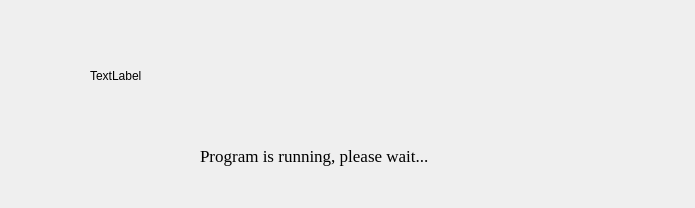
<?xml version="1.0" encoding="UTF-8"?>
<ui version="4.0">
 <class>Dialog</class>
 <widget class="QDialog" name="Dialog">
  <property name="geometry">
   <rect>
    <x>0</x>
    <y>0</y>
    <width>695</width>
    <height>208</height>
   </rect>
  </property>
  <property name="windowTitle">
   <string>Dialog</string>
  </property>
  <widget class="QLabel" name="label">
   <property name="geometry">
    <rect>
     <x>90</x>
     <y>30</y>
     <width>551</width>
     <height>91</height>
    </rect>
   </property>
   <property name="text">
    <string>TextLabel</string>
   </property>
  </widget>
  <widget class="QLabel" name="label_2">
   <property name="geometry">
    <rect>
     <x>200</x>
     <y>140</y>
     <width>341</width>
     <height>31</height>
    </rect>
   </property>
   <property name="font">
    <font>
     <family>Times New Roman</family>
     <pointsize>13</pointsize>
    </font>
   </property>
   <property name="text">
    <string>Program is running, please wait...</string>
   </property>
  </widget>
 </widget>
 <resources/>
 <connections/>
</ui>
